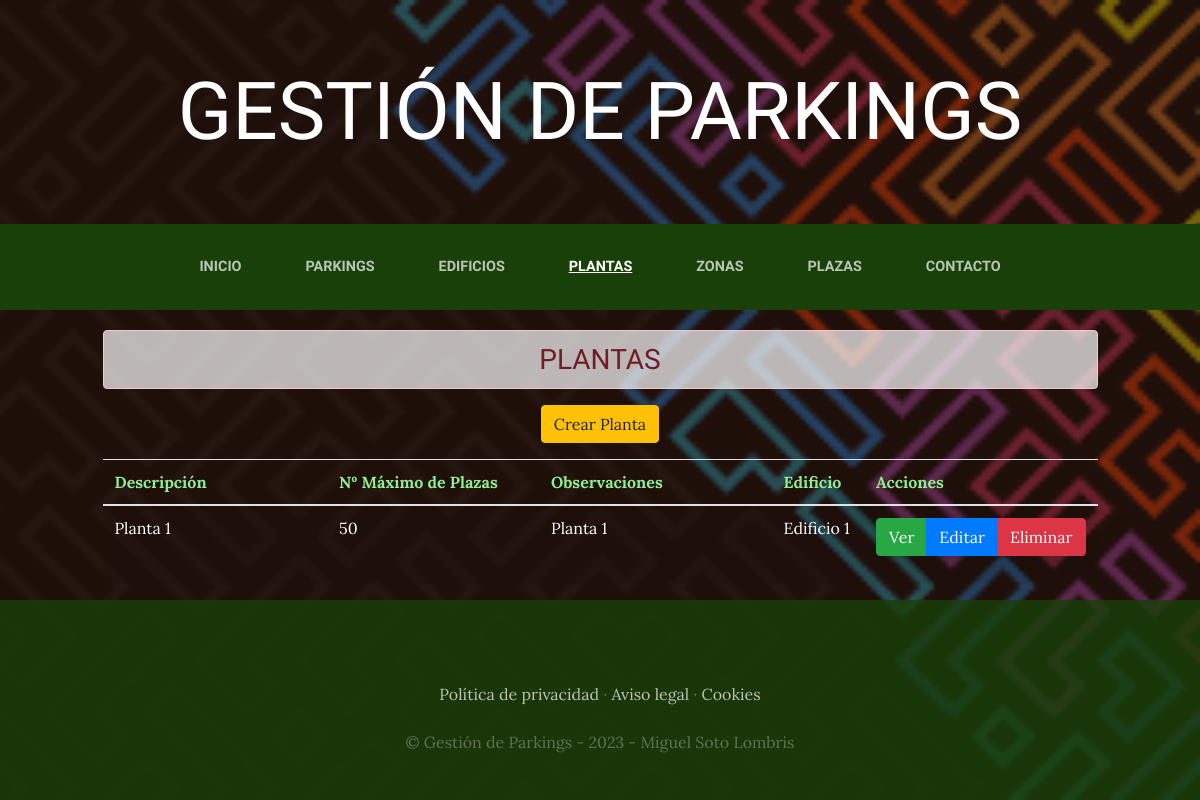
/plantas/, run on the app's committed database.
### plantas/models.py (models this page shows, shortened)
class Planta(models.Model):
    descripcion=models.CharField(max_length=50)
    max_plazas=models.IntegerField(blank=False, default=0)
    observaciones=models.TextField(max_length=300, null=True, blank=True)
    created=models.DateTimeField(auto_now_add=True)
    updated=models.DateTimeField(auto_now_add=True)
    id_edificio=models.ForeignKey(Edificio, on_delete=models.CASCADE)
    class Meta:
        verbose_name='planta'
        verbose_name_plural='plantas'

### edificios/models.py (models this page shows)
class Edificio(models.Model):
    descripcion=models.CharField(max_length=50)
    observaciones=models.TextField(max_length=300, null=True, blank=True)
    created=models.DateTimeField(auto_now_add=True)
    updated=models.DateTimeField(auto_now_add=True)
    id_parking=models.ForeignKey(Parking, on_delete=models.CASCADE)
    class Meta:
        verbose_name='edificio'
        verbose_name_plural='edificios'
    def __str__(self):
        return self.descripcion

### plantas/views.py (the view)
# urls.py: path('', PlantaListado.as_view(template_name = "plantas/index_planta.html"), name='ListarPlanta'),
class PlantaListado(ListView):
    model = Planta # Llamo a la clase 'Planta' que se encuentra en el archivo 'models.py'

### plantas/templates/plantas/index_planta.html (shortened to what this page needs)
{% extends "ParkingLotApp/base.html" %}
{% load static %}
{% block content %}
<div calss="container" style="padding-top: 10px;">
  <div class="row">
    <div class="col-lg-1">&nbsp;</div>
    <div class="col-lg-10 text-center text-uppercase"><h3 class="alert alert-danger text-center" style="background-color: rgba(255,255,255, 0.7); margin-top:10px;">Plantas</h3></div>
    <div class="col-lg-1">&nbsp;</div>
  </div>
  <div class="row">
    <div class="col-lg-1">&nbsp;</div>
    <div class="col-lg-10">
      <div class="btn_crear mb-3 text-center" style="margin:auto;">
          <a href="CrearPlanta" type="button" class="btn btn-warning">Crear Planta</a>
      </div>
      <table class="table table-striped table-hover">
          <thead>
              <tr style="color:lightgreen;">
                  <th width="30%">Descripción</th>
                  <th width="30%">Nº Máximo de Plazas</th>
                  <th width="30%">Observaciones</th>
                  <th width="30%">Edificio</th>
                  <th>Acciones</th>
              </tr>
          </thead>
          <tbody>
              {% for planta in object_list %}
                <tr style="color:white;">
                  <td>{{ planta.descripcion }}</td>
                  <td>{{ planta.max_plazas }}</td>
                  <td>{{ planta.observaciones }}</td>
                  <td>{{ planta.id_edificio }}</td>
                  <td>
                    <form method="POST" action="ElminarPlanta/{{planta.id}}">
                      <div class="btn-group">
                        <a href="DetallePlanta/{{planta.id}}" title="Ver" type="button" class="btn btn-success">Ver </a>
                        <a href="ActualizarPlanta/{{planta.id}}" title="Editar" type="button" class="btn btn-primary">Editar </a>
                        <button class="btn btn-danger" onclick="return eliminar();" type="submit">
                          Eliminar
                        </button>
                      </div>
                    </form>
                  </td>
                </tr>
              {% endfor %}
              </tbody>
      </table>
    </div>
    <div class="col-lg-1">&nbsp;</div>
  </div>
</div>
{% endblock %}

### ParkingLotApp/static/ParkingLotApp/css/gestion.css (style rules this page uses)
body { font-family: 'Lora'; background: linear-gradient(rgba(47, 23, 15, 0.65), rgba(47, 23, 15, 0.65)), url("../img/fondo.png"); background-attachment: fixed; background-position: center; background-size: cover; }
h1, h2, h3, h4, h5, h6 { font-family: 'Raleway'; }
.btn { box-shadow: 0px 3px 3px 0px rgba(33, 37, 41, 0.1); }

### data on the page
Planta: descripcion "Planta 1", max_plazas "50", observaciones "Planta 1", id_edificio "Edificio 1"
